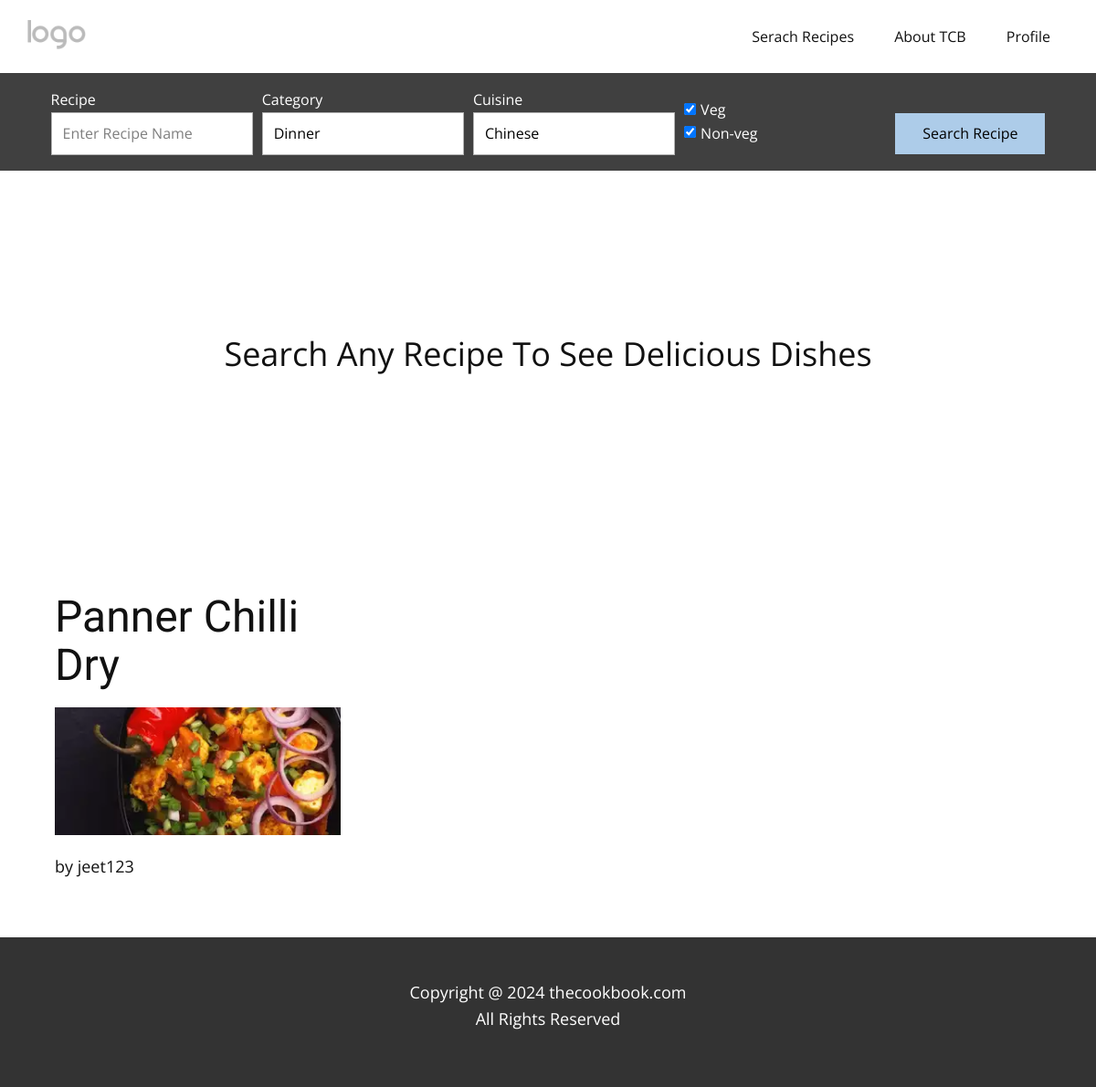
Screenshot of / (signed in) with the database file from the repository.
### TCB/models.py (models this page shows)
class Recipe(models.Model):
    recipe_id = models.AutoField(primary_key=True)
    user = models.ForeignKey(User, on_delete=models.CASCADE)
    recipe_name = models.CharField(max_length=100)
    recipe_image = models.ImageField(upload_to='static/recipe_images/')
    recipe_steps = models.TextField()
    ingredients = models.TextField()
    cooking_time = models.CharField(max_length=100)
    serving = models.IntegerField()
    cuisine = models.ForeignKey(Cuisine, on_delete=models.CASCADE)
    category = models.ForeignKey(Category, on_delete=models.CASCADE)
    rating = models.FloatField(default=0)
    count = models.IntegerField(default=0)
    veg = models.BooleanField()

### TCB/views.py (the view, shortened to what this page needs)
# urls.py: path('',views.home,name="home"),
def home(request):
    category = Category.objects.all()
    cuisine = Cuisine.objects.all()
    recipe = Recipe.objects.all()
    context={
        'category':category,
        'cuisine':cuisine,
        'recipe': recipe,
    }
    return render(request,'home.html',context)

### templates/home.html (shortened to what this page needs)
{% load static %}
<!DOCTYPE html>
<html style="font-size: 16px;" lang="en">
  <head>
    <link rel="stylesheet" href="{% static 'nicepage.css' %}" media="screen" />
    <link rel="stylesheet" href="{% static 'home.css' %}" media="screen" />
  </head>
  <body data-path-to-root="./" data-include-products="false" class="u-body u-xl-mode" data-lang="en">
    <header class="u-clearfix u-header u-header" id="sec-2ef3">
      <div class="u-clearfix u-sheet u-sheet-1">
        <a href="home.html" class="u-image u-logo u-image-1" title="home"><img src="{% static 'images/default-logo.png' %}" class="u-logo-image u-logo-image-1" /></a>
        <nav class="u-menu u-menu-dropdown u-offcanvas u-menu-1">
          <div class="u-custom-menu u-nav-container">
            <ul class="u-nav u-unstyled u-nav-1">
              {% if user.is_authenticated %}
                <li class="u-nav-item">
                  <a class="u-button-style u-nav-link u-text-active-palette-1-base u-text-hover-palette-2-base" href="home.html" style="padding: 10px 20px;">Serach Recipes</a>
                </li>
              {% endif %}
              <li class="u-nav-item">
                <a class="u-button-style u-nav-link u-text-active-palette-1-base u-text-hover-palette-2-base" href="aboutus" style="padding: 10px 20px;">About TCB</a>
              </li>
              {% if user.is_authenticated %}
                <li class="u-nav-item">
                  <a class="u-button-style u-nav-link u-text-active-palette-1-base u-text-hover-palette-2-base" style="padding: 10px 20px;">Profile</a>
                </li>
              {% endif %}
            </ul>
          </div>
        </nav>
      </div>
    </header>
    {% if user.is_authenticated %}
      <section class="u-clearfix u-grey-75 u-section-1" id="sec-7725">
        <div class="u-clearfix u-sheet u-valign-middle u-sheet-1">
          <div class="u-form u-form-1">
            <form action="/" class="u-clearfix u-form-horizontal u-form-spacing-10 u-inner-form" source="custom" name="form" style="padding: 10px;" method="post">
              <div class="u-form-group u-label-top">
                <label for="email-3a3e" class="u-label">Recipe</label>
                <input type="text" placeholder="Enter Recipe Name" id="email-3a3e" name="recipe" class="u-input u-input-rectangle" required="required" />
              </div>
              <div class="u-form-group u-form-select u-label-top u-form-group-2">
                <label for="select-2521" class="u-label">Category</label>
                <div class="u-form-select-wrapper">
                  <select id="select-2521" name="category" class="u-input u-input-rectangle">
                    {% for x in category %}
                    <option value="{{ x.cateory_id }}" data-calc="">{{ x.category_name }}</option>
                    {% endfor %}
                  </select>
                </div>
              </div>
              <div class="u-form-group u-form-select u-label-top u-form-group-3">
                <label for="select-1fb8" class="u-label">Cuisine</label>
                <div class="u-form-select-wrapper">
                  <select id="select-1fb8" name="cuisine" class="u-input u-input-rectangle">
                    {% for x in cuisine %}
                    <option value="{{ x.cuisine_id }}" data-calc="">{{ x.cuisine_name }}</option>
                    {% endfor %}
                  </select>
                </div>
              </div>
              <div class="u-form-checkbox-group u-form-group u-label-top u-form-group-4">
                <div class="u-form-checkbox-group-wrapper">
                  <div class="u-input-row">
                    <input id="field-fc6f" type="checkbox" name="veg" value="true" class="u-field-input" data-calc="true" checked="checked" />
                    <label class="u-field-label" for="field-fc6f">Veg</label>
                  </div>
                  <div class="u-input-row">
                    <input id="field-8531" type="checkbox" name="non-veg" value="true" class="u-field-input" data-calc="true" checked="checked" />
                    <label class="u-field-label" for="field-8531">Non-veg</label>
                  </div>
                </div>
              </div>
              <div class="u-align-left u-form-group u-form-submit u-label-top">
                <a href="#" class="u-border-none u-btn u-btn-submit u-button-style u-btn-1">Search Recipe</a>
              </div>
            </form>
          </div>
        </div>
      </section>
    {% endif %}
    {% if user.is_authenticated %}
      <section class="u-clearfix u-white u-section-2" id="norecipes">
        <div class="u-clearfix u-sheet u-sheet-1">
          <p class="u-align-center u-text u-text-1">Search Any Recipe To See Delicious Dishes</p>
        </div>
      </section>
    {% else %}
      <section class="u-clearfix u-white u-section-2" id="norecipes">
        <div class="u-clearfix u-sheet u-sheet-1">
          <p class="u-align-center u-text u-text-1">Login to Search Recipes</p>
        </div>
      </section>
    {% endif %}
    <section class="u-clearfix u-section-3" id="recipes">
      <div class="u-clearfix u-sheet u-valign-middle u-sheet-1">
        <div class="u-blog u-container-style u-expanded-width u-blog-1">
          <div class="u-repeater u-repeater-1">
            {% for x in recipe %}
            <div class="u-blog-post u-container-style u-repeater-item">
              <div class="u-container-layout u-similar-container u-container-layout-1">
                <h2 class="u-blog-control u-text"><a class="u-post-header-link" href="{% url 'vrecipe' recipe_id=x.recipe_id %}">{{ x.recipe_name }}</a></h2>
                <a class="u-post-header-link" href="{% url 'vrecipe' recipe_id=x.recipe_id %}">
                  <img src="{{x.recipe_image}}" alt="" class="u-blog-control u-expanded-width u-image u-image-de  ult u-image-1" />
                </a>
                <div class="u-blog-control u-post-content u-text fr-view">by {{x.user.username}}</div>
              </div>
            </div>
            {% endfor %}
          </div>
        </div>
      </div>
    </section>
    <footer class="u-align-center u-clearfix u-footer u-grey-80 u-footer" id="sec-2e22">
      <div class="u-clearfix u-sheet u-sheet-1">
        <p class="u-align-center u-text u-text-default u-text-1">
          Copyright @ 2024 thecookbook.com<br />All Rights Reserved
        </p>
      </div>
    </footer>
  </body>
</html>

### static/home.css (style rules this page uses)
.u-section-1 { background-image: none; }
.u-section-1 .u-sheet-1 { min-height: 107px; }
.u-section-1 .u-form-1 { height: 97px; width: 1109px; margin: 5px auto; }
.u-section-1 .u-form-group-2 { margin-left: 0; }
.u-section-1 .u-form-group-3 { margin-left: 0; }
.u-section-1 .u-form-group-4 { margin-left: 0; }
.u-section-1 .u-btn-1 { padding-top: 10px; padding-bottom: 10px; }
.u-section-2 { background-image: none; }
.u-section-2 .u-sheet-1 { min-height: 400px; }
.u-section-2 .u-text-1 { font-size: 2.25rem; width: 879px; margin: 172px auto 60px; }
.u-section-3 .u-sheet-1 { min-height: 440px; }
.u-section-3 .u-blog-1 { margin-top: 0; margin-bottom: 0; }
.u-section-3 .u-repeater-1 { grid-auto-columns: calc(33.3333% - 6.66667px); grid-template-columns: calc(33.3333% - 6.66667px) calc(33.3333% - 6.66667px) calc(33.3333% - 6.66667px); grid-gap: 10px 10px; min-height: 375px; }
.u-section-3 .u-container-layout-1 { padding: 30px; }
.u-section-3 .u-image-1 { height: 140px; margin-top: 20px; }

### rows the page displays
Recipe: recipe_name "Panner Chilli Dry", recipe_image (picture), user.username "jeet123"

### other values shown
form field category "Dinner"
form field cuisine "Chinese"
